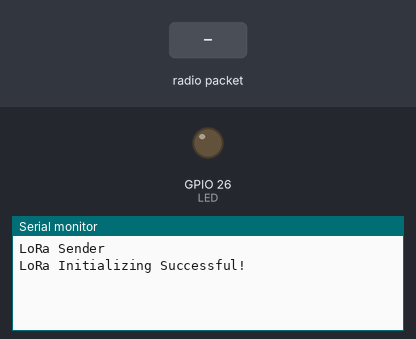
A sketch run on a simulated ESP32. On the bench: output pins drawn as LEDs (lit = HIGH), the last lines printed to the serial monitor. The test bench sets the inputs (shaded band). No radio packets arrive unless stated.

Above: at 1.2 s.
1.3 s: radio packet "1" arrives
At 2.1 s:
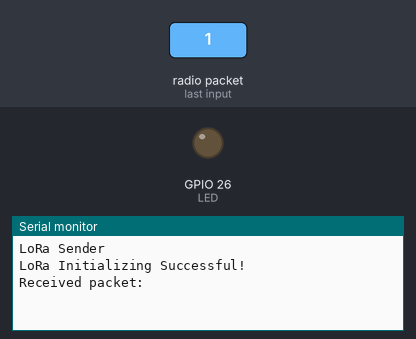
At 3.1 s:
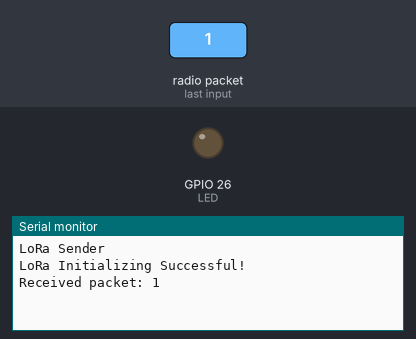

The sketch:

lora_receiver.ino
```cpp
#include <SPI.h>
//Incuding LoRa library
#include <LoRa.h>

//define the pins used by the transceiver module
#define NSS 4
#define RST 5
#define DI0 2
#define LED 26

String LoRaData;

void setup() {
  //initialize Serial Monitor
  Serial.begin(115200);
  //set pin  26 as output for led
  pinMode(LED, OUTPUT);
  Serial.println("LoRa Sender");

  //setup LoRa transceiver module
  LoRa.setPins(NSS, RST, DI0);

  //Select the frequency accordng to your location
  //433E6 for Asia
  //866E6 for Europe
  //915E6 for North America
  while (!LoRa.begin(433E6)) {
    Serial.println(".");
    delay(500);
  }
  // Change sync word (0xF1) to match the receiver LoRa
  // This code ensure that you don't get LoRa messages
  // from other LoRa transceivers
  // ranges from 0-0xFF
  LoRa.setSyncWord(0xF1);
  Serial.println("LoRa Initializing Successful!");
}

void loop() {
  // LoRa data packet size received from LoRa sender
   int packetSize = LoRa.parsePacket();
   // if the packer size is not 0, then execute this if condition
  if (packetSize) {
    // received a packet
    Serial.print("Received packet: ");

    // receiving the data from LoRa sender
    while (LoRa.available()) {
      LoRaData = LoRa.readString();
    }
    Serial.println(LoRaData);

  }
}
```

Measured:
- after the input at 1.3 s, the serial monitor: prints a new line at once (image 1)
